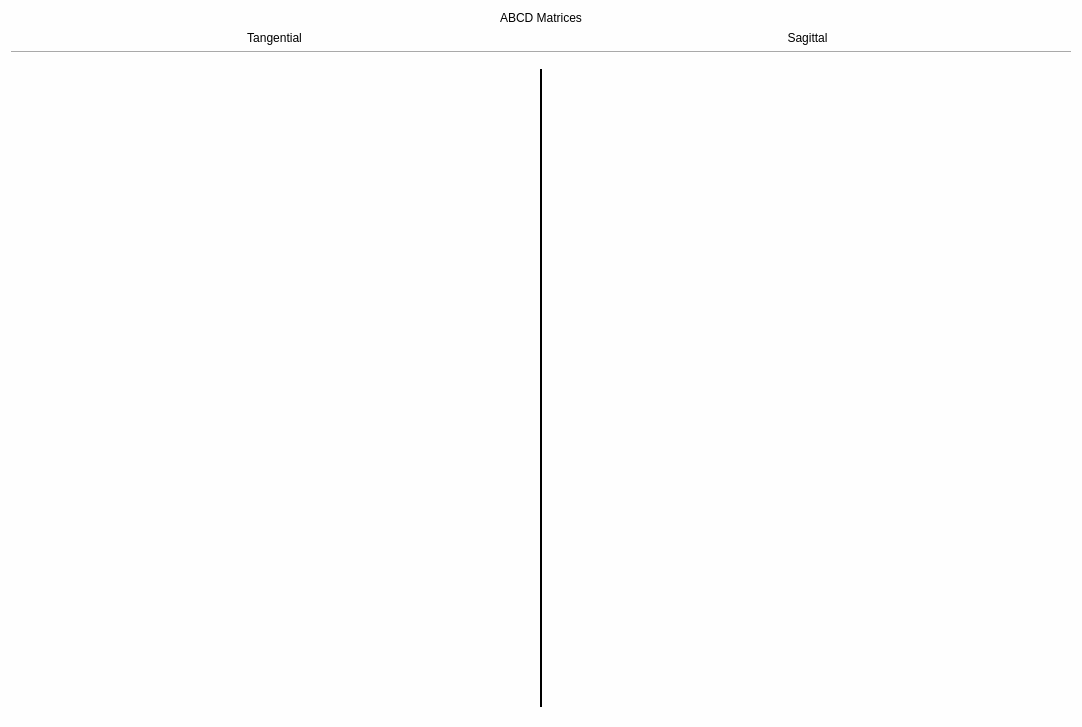
<?xml version="1.0" encoding="UTF-8"?>
<ui version="4.0">
 <class>parentWidget</class>
 <widget class="QWidget" name="parentWidget">
  <property name="geometry">
   <rect>
    <x>0</x>
    <y>0</y>
    <width>1082</width>
    <height>727</height>
   </rect>
  </property>
  <property name="sizePolicy">
   <sizepolicy hsizetype="Minimum" vsizetype="Preferred">
    <horstretch>0</horstretch>
    <verstretch>0</verstretch>
   </sizepolicy>
  </property>
  <property name="windowTitle">
   <string>ABCD Matrices</string>
  </property>
  <property name="windowIcon">
   <iconset>
    <normaloff>Projects/simcav-5.0/Icons/logo-tg3.png</normaloff>Projects/simcav-5.0/Icons/logo-tg3.png</iconset>
  </property>
  <property name="styleSheet">
   <string notr="true">background-color: rgb(254, 254, 254);</string>
  </property>
  <layout class="QGridLayout" name="gridLayout_2">
   <item row="0" column="0" colspan="2">
    <widget class="QLabel" name="labelTitle">
     <property name="styleSheet">
      <string notr="true">font: 16pt &quot;DejaVu Sans&quot;;</string>
     </property>
     <property name="text">
      <string>ABCD Matrices</string>
     </property>
     <property name="textFormat">
      <enum>Qt::RichText</enum>
     </property>
     <property name="alignment">
      <set>Qt::AlignCenter</set>
     </property>
    </widget>
   </item>
   <item row="5" column="0" colspan="2">
    <widget class="QScrollArea" name="scrollArea">
     <property name="frameShape">
      <enum>QFrame::NoFrame</enum>
     </property>
     <property name="widgetResizable">
      <bool>true</bool>
     </property>
     <widget class="QWidget" name="scrollAreaWidgetContents">
      <property name="geometry">
       <rect>
        <x>0</x>
        <y>0</y>
        <width>1064</width>
        <height>642</height>
       </rect>
      </property>
      <layout class="QHBoxLayout" name="horizontalLayout">
       <property name="spacing">
        <number>9</number>
       </property>
       <item>
        <layout class="QFormLayout" name="formLayout_tan"/>
       </item>
       <item>
        <spacer name="horizontalSpacer_2">
         <property name="orientation">
          <enum>Qt::Horizontal</enum>
         </property>
         <property name="sizeHint" stdset="0">
          <size>
           <width>40</width>
           <height>20</height>
          </size>
         </property>
        </spacer>
       </item>
       <item>
        <widget class="Line" name="line">
         <property name="frameShadow">
          <enum>QFrame::Plain</enum>
         </property>
         <property name="lineWidth">
          <number>2</number>
         </property>
         <property name="midLineWidth">
          <number>0</number>
         </property>
         <property name="orientation">
          <enum>Qt::Vertical</enum>
         </property>
        </widget>
       </item>
       <item>
        <spacer name="horizontalSpacer">
         <property name="orientation">
          <enum>Qt::Horizontal</enum>
         </property>
         <property name="sizeHint" stdset="0">
          <size>
           <width>40</width>
           <height>20</height>
          </size>
         </property>
        </spacer>
       </item>
       <item>
        <layout class="QFormLayout" name="formLayout_sag"/>
       </item>
      </layout>
     </widget>
    </widget>
   </item>
   <item row="1" column="0">
    <widget class="QLabel" name="label_tan">
     <property name="sizePolicy">
      <sizepolicy hsizetype="Preferred" vsizetype="Fixed">
       <horstretch>0</horstretch>
       <verstretch>0</verstretch>
      </sizepolicy>
     </property>
     <property name="minimumSize">
      <size>
       <width>500</width>
       <height>0</height>
      </size>
     </property>
     <property name="styleSheet">
      <string notr="true">font: 13pt &quot;DejaVu Sans&quot;;</string>
     </property>
     <property name="text">
      <string>Tangential</string>
     </property>
     <property name="alignment">
      <set>Qt::AlignCenter</set>
     </property>
    </widget>
   </item>
   <item row="1" column="1">
    <widget class="QLabel" name="label_sag">
     <property name="sizePolicy">
      <sizepolicy hsizetype="Preferred" vsizetype="Fixed">
       <horstretch>0</horstretch>
       <verstretch>0</verstretch>
      </sizepolicy>
     </property>
     <property name="minimumSize">
      <size>
       <width>500</width>
       <height>0</height>
      </size>
     </property>
     <property name="styleSheet">
      <string notr="true">font: 13pt &quot;DejaVu Sans&quot;;</string>
     </property>
     <property name="text">
      <string>Sagittal</string>
     </property>
     <property name="alignment">
      <set>Qt::AlignCenter</set>
     </property>
    </widget>
   </item>
   <item row="2" column="0" colspan="2">
    <widget class="Line" name="line_2">
     <property name="orientation">
      <enum>Qt::Horizontal</enum>
     </property>
    </widget>
   </item>
  </layout>
 </widget>
 <resources/>
 <connections/>
</ui>
